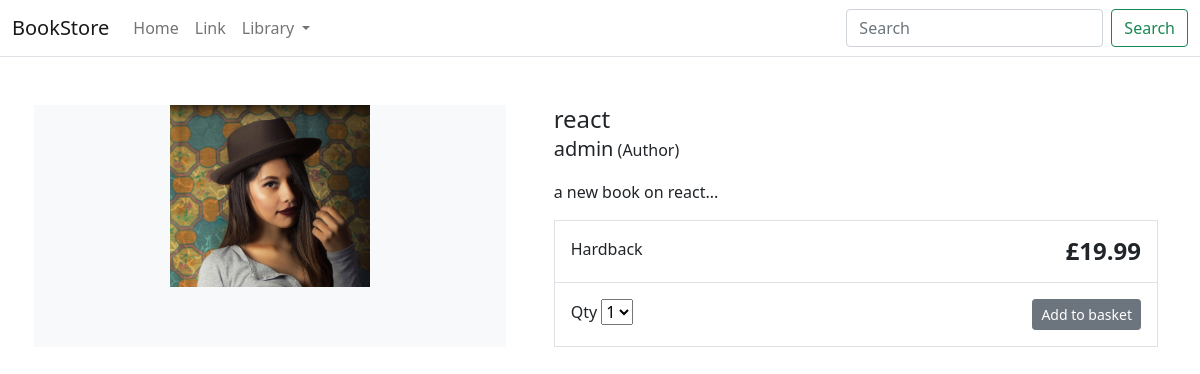
The app's page /item/react/ with its own data.
### store/models.py (models this page shows, shortened)
class Product(models.Model):
    category = models.ForeignKey(Category, related_name='product', on_delete=models.CASCADE)
    created_by = models.ForeignKey(User, on_delete=models.CASCADE, related_name='product_creator')
    title = models.CharField(max_length=255)
    author = models.CharField(max_length=255, default='admin')
    description = models.TextField(blank=True)
    image = models.ImageField(upload_to='images/')
    slug = models.SlugField(max_length=255)
    price = models.DecimalField(max_digits=4, decimal_places=2)
    in_stock = models.BooleanField(default=True)
    is_active = models.BooleanField(default=True)
    created = models.DateTimeField(auto_now_add=True)
    updated = models.DateTimeField(auto_now=True)
    objects = models.Manager()
    class Meta:
        verbose_name_plural = 'Products'
        ordering = ('-created',)

### store/views.py (the view)
# urls.py: path('item/<slug:slug>/', views.product_detail, name='product_detail'),
def product_detail(request, slug):
    product = get_object_or_404(Product, slug=slug, in_stock=True)
    return render(request, 'store/products/detail.html', {'product': product})

### store/models.py (called while the page is built)
    def get_absolute_url(self):
        return reverse('store:category_list', args=[self.slug])

### store/views.py (called while the page is built)
def categories(request):
    return {
        'categories': Category.objects.all()
    }

### templates/store/products/detail.html (shortened to what this page needs)
{% extends "store/base.html" %}
{% load static %}
{% block content %}
<div class="container">
    <main class="pt-5">
        <div class="row g-3">
            <div class="col-md-5 col-lg-5 order-md-first bg-light">
                <img class="img-fluid mx-auto d-block" width="200px" alt="Responsive image" src="{{ product.image.url }}">
            </div>
            <div class="col-md-7 col-lg-7 ps-md-3 ps-lg-5">
                <h1 class="mb-0 h4">{{ product.title }}</h1>
                <p><span class="lead">{{ product.author }}</span> (Author)</p>
                <p>{{ product.description|slice:":355" }}...</p>
                <div class="border">
                    <div class="col border-bottom">
                        <div class="row p-3">
                            <div class="col-6">Hardback</div>
                            <div class="col-6 text-end"><span class="h4 fw-bold">£{{ product.price }}</span></div>
                        </div>
                    </div>
                    <div class="col">
                        <div class="row p-3">
                            <div class="col-6">
                                <label for="select">Qty</label>
                                <select id="select">
                                    <option value="">1</option>
                                </select>
                            </div>
                            <div class="col-6 text-end"><button type="button" class="btn btn-secondary btn-sm">Add to
                                    basket</button></div>
                        </div>
                    </div>
                </div>
            </div>
        </div>
    </main>
</div>
{% endblock %}

### records on screen
Product: image (picture), title "react", author "admin", description "a new book on react", price "19.99"
